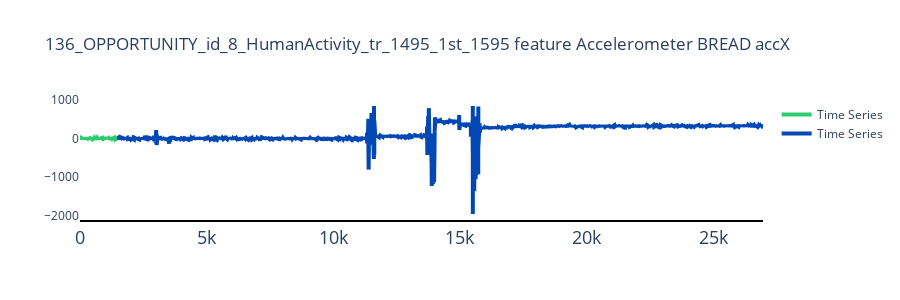

The notebook cell saved with this chart:
### Code cell
# file = "136_OPPORTUNITY_id_8_HumanActivity_tr_1495_1st_1595.csv"
# file_name = file.split('.')[0]
# df = pd.read_csv(f'../../TSBAD/Datasets/TSB-AD-M/{file}').dropna()
# data = df.iloc[:, 0:-1].values.astype(float)
# features = data.shape[1]
# i=153
# data = df.iloc[:, i].values.astype(float)
# label = df['Label'].astype(int).to_numpy()
# fig_ts = plot_func_ts(data, label, f'{file_name} feature {df.columns[i]}', tr = 1495)
# fig_ts.show()

# # for i in range(features): #np.linspace(135, 160, dtype=int): #range(features)
# #     data = df.iloc[:, i].values.astype(float)
# #     label = df['Label'].astype(int).to_numpy()
# #     fig_ts = plot_func_ts(data, label, f'{file_name} feature {df.columns[i]}')
# #     fig_ts.show()

### Figure 1 — Plotly figure (JSON) as saved in the notebook; plotly's stock layout.template omitted (floating-point values rounded to 4 significant figures; data arrays with more than 128 entries replaced by an {"elided": "..."} marker saying what was removed)
{"data": [{"line": {"color": "#2ECC71", "width": 4}, "mode": "lines", "name": "Time Series", "type": "scatter", "x": {"elided": "1495 int values"}, "y": {"elided": "1495 float values"}}, {"line": {"color": "#0248b5", "width": 4}, "mode": "lines", "name": "Time Series", "type": "scatter", "x": {"elided": "25474 int values"}, "y": {"elided": "25474 float values"}}], "layout": {"height": 300, "paper_bgcolor": "white", "plot_bgcolor": "white", "title": {"text": "136_OPPORTUNITY_id_8_HumanActivity_tr_1495_1st_1595 feature Accelerometer BREAD accX"}, "xaxis": {"linecolor": "black", "linewidth": 2, "showline": true, "tickfont": {"size": 18}}}}
